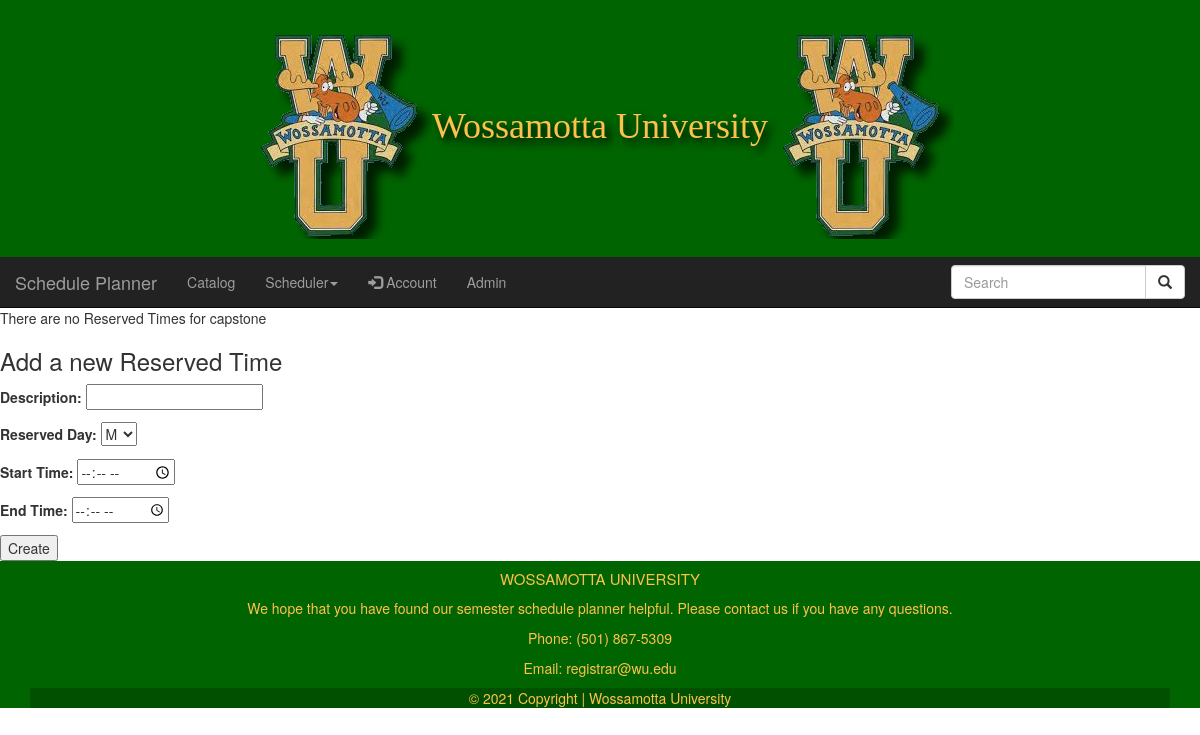
The app's page /reserved_times/ (signed in), older data.
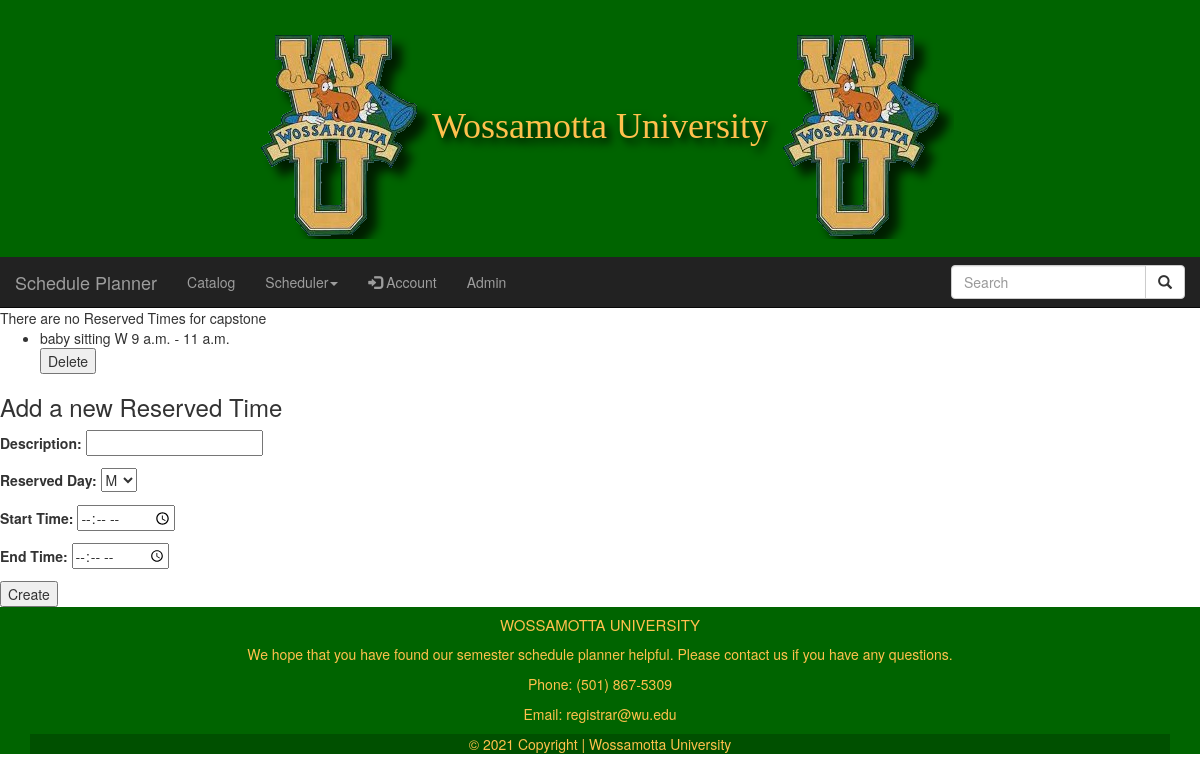
The same page, newer data.
### catalog/models.py (models this page shows, shortened)
class ReservedTime(models.Model):
    user = models.ForeignKey(User, on_delete=models.CASCADE)
    start_Time = models.TimeField()
    end_Time = models.TimeField()
    description = models.CharField(max_length=150)
    MONDAY = 'M'
    TUESDAY = 'T'
    WEDNESDAY = 'W'
    THURSDAY = 'R'
    FRIDAY = 'F'
    DAY_CHOICES = [
        (MONDAY, 'M'),
        (TUESDAY, 'T'),
        (WEDNESDAY, 'W'),
        (THURSDAY, 'R'),
        (FRIDAY, 'F'),
    ]
    reserved_Day = models.CharField(max_length=10, choices=DAY_CHOICES, default='')

### catalog/views.py (the view, shortened to what this page needs)
# urls.py: path('reserved_times/', views.reservedTimes, name='reservedTimes'),
@login_required  # Requires user to be logged in
def reservedTimes(request):
    current_user = request.user  # Gets current user
    try:    # Queryset to see if there are any RT for the user
        rt = ReservedTime.objects.filter(user=current_user)
    except ObjectDoesNotExist:  # If there are none set rt to none
        rt = None
    if request.method == 'GET':
        return render(request, 'reservedTimes.html', {'reservedTimes': rt, 'form': ReservedTimeForm()})

### catalog/forms.py
class ReservedTimeForm(forms.ModelForm):
    class Meta:
        model = ReservedTime
        fields = ['description', 'reserved_Day', 'start_Time', 'end_Time']
        widgets = {'start_Time': forms.TimeInput(attrs={'type': 'time'}),
                   'end_Time': forms.TimeInput(attrs={'type': 'time'})}

### catalog/templates/reservedTimes.html (shortened to what this page needs)
{% extends "base.html" %}
{% block content %}
    {% if rt == None %}
        There are no Reserved Times for {{ user.username }}
    {% else %}
         Reserved Times for {{ user.username }}
    {% endif %}
    <ul>
        {% for rt in reservedTimes %}
            <li>
                {{ rt.description }} {{ rt.reserved_Day }} {{ rt.start_Time }} - {{ rt.end_Time }} <form action="{% url 'delReservedTime' rt.id %}" method="POST">{% csrf_token %}<input type="submit" value="Delete"></form>
            </li>
        {% endfor %}
    </ul>
    <h3>Add a new Reserved Time</h3>
    <form action="{% url 'reservedTimes' %}" method="POST">
        {{ form.as_p}}
        <button type="submit">Create</button>
    </form>
{% endblock %}

### catalog/templates/base.html (shortened to what this page needs)
<!doctype html>
<html>
    <head>
        <link rel="stylesheet" href="https://maxcdn.bootstrapcdn.com/bootstrap/3.4.1/css/bootstrap.min.css">
        {% load static %}
        <link rel="stylesheet" href="{% static "templates/base.css" %}">
    </head>
<body>
 <header>
    <h1><img src="{% static 'catalog/wu2.png' %}">Wossamotta University<img src="{% static 'catalog/wu2.png' %}"></h1>
 </header>
   <nav class="navbar navbar-inverse navbar-static-top">
  <div class="container-fluid">
    <div class="navbar-header">
        <a class="navbar-brand" style="pointer-events: none;">Schedule Planner</a>
    </div>
   {% if user.is_authenticated %}
    <ul class="nav navbar-nav">
      <li><a href="{% url 'homePage' %}">Catalog</a></li>
      <li class="dropdown">
        <a class="dropdown-toggle" data-toggle="dropdown" href="#">Scheduler<span class="caret"></span></a>
      </li>
        <li class="dropdown"><a class="dropdown-toggle" data-toggle="dropdown" href="#"><span class="glyphicon glyphicon-log-in"></span> Account</a>
        {% if user.is_staff or user.is_superuser %}
          <li><a href="{% url 'admin:index' %}">Admin</a></li>
        {% endif %}
      </li>
    </ul>
     <form class="navbar-form navbar-right" action="/action_page.php">
  <div class="input-group">
    <input type="text" class="form-control" placeholder="Search">
    <div class="input-group-btn">
      <button class="btn btn-default" type="submit">
        <i class="glyphicon glyphicon-search"></i>
      </button>
    </div>
  </div>
</form>
   {% elif user.is_authenticated == False %}
       <ul class="nav navbar-nav navbar-right">
        <li><a href="{% url 'registration_register' %}"><span class="glyphicon glyphicon-user"></span> Sign Up</a></li>
        <li><a href="{% url 'auth_login' %}">Log In</a></li>
      </ul>
   {% endif %}
  </div>
</nav>
    {% block content %}{% endblock %}
  {% if user.is_authenticated %}
<footer class="bg-light text-center text-lg-start">
  <div class="container p-4">
    <div class="row">
        <h6 class="text-uppercase">Wossamotta University</h6>
        <p>
          We hope that you have found our semester schedule planner helpful. Please contact us if you have any questions.
        </p>
        <p>Phone: (501) 867-5309</p>
        <p>Email: registrar@wu.edu</p>
    </div>
   <div class="text-center p-3" style="background-color: rgba(0, 0, 0, 0.2);">
    © 2021 Copyright  |  Wossamotta University
   </div>
  </div>
</footer>
{% endif %}
</body>
</html>

### catalog/templates/base.html (style rules this page uses)
h6 { font-size: 15px; }
footer { background-color: darkgreen; color: #ffc14d; position: relative; bottom: 0; width: 100%; }
body { background-color: white; padding-bottom:50; }
.navbar { margin-bottom: 0; border-radius: 0; }
header { padding-top: 1px; padding-bottom: 8px; font-family: "Times New Roman", Times, serif; background-color: darkgreen; color: #ffc14d; width: 100%; text-align: center; text-shadow: 5px 5px 8px black; }

### catalog/templates/reservedTimes.html (style rules this page uses)
footer { position: relative; }

Row changes from the older to the newer data that the page shows:
added ReservedTime: description "baby sitting", reserved_Day "W", start_Time "9 a.m.", end_Time "11 a.m."
